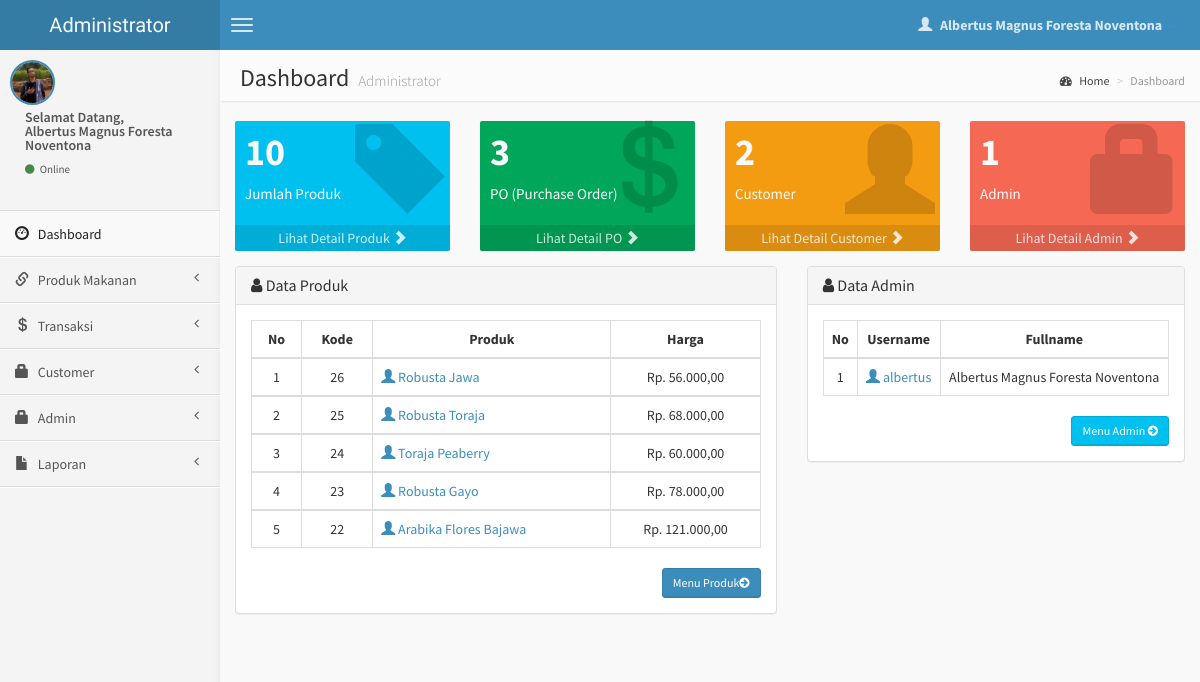
The page /admin/index.php (signed in) on the database its author committed.
### tables this page shows
CREATE TABLE `produk` (
  `kode` int(10) NOT NULL,
  `nama` varchar(30) NOT NULL,
  `jenis` varchar(10) NOT NULL,
  `harga` int(10) NOT NULL,
  `keterangan` varchar(500) NOT NULL,
  `stok` int(3) NOT NULL,
  `gambar` varchar(100) NOT NULL
);

CREATE TABLE `user` (
  `user_id` int(10) NOT NULL,
  `username` varchar(30) NOT NULL,
  `pw` text NOT NULL,
  `fullname` varchar(50) NOT NULL,
  `gambar` varchar(40) NOT NULL
);

### admin/index.php (the view, shortened to what this page needs)
<?php
if (empty($_SESSION['username'])) {
  header('location:../index.php');
} else {
?>
  <!DOCTYPE html>
  <html>
  <head>
    <link href="../dist/css/bootstrap.min.css" rel="stylesheet" type="text/css" />
    <link href="//cdnjs.cloudflare.com/ajax/libs/font-awesome/4.1.0/css/font-awesome.min.css" rel="stylesheet" type="text/css" />
    <link href="//code.ionicframework.com/ionicons/1.5.2/css/ionicons.min.css" rel="stylesheet" type="text/css" />
    <link href="../css/morris/morris.css" rel="stylesheet" type="text/css" />
    <link href="../css/jvectormap/jquery-jvectormap-1.2.2.css" rel="stylesheet" type="text/css" />
    <link href="../css/datepicker/datepicker3.css" rel="stylesheet" type="text/css" />
    <link href="../css/daterangepicker/daterangepicker-bs3.css" rel="stylesheet" type="text/css" />
    <link href="../css/bootstrap-wysihtml5/bootstrap3-wysihtml5.min.css" rel="stylesheet" type="text/css" />
    <link href="../css/AdminLTE.css" rel="stylesheet" type="text/css" />
  </head>
  <body class="skin-blue">
    <header class="header">
      <a href="index.html" class="logo">
        Administrator
      </a>
      <nav class="navbar navbar-static-top" role="navigation">
        <a href="#" class="navbar-btn sidebar-toggle" data-toggle="offcanvas" role="button">
          <span class="icon-bar"></span>
          <span class="icon-bar"></span>
          <span class="icon-bar"></span>
        </a>
        <div class="navbar-right">
          <ul class="nav navbar-nav">
            <li class="dropdown user user-menu">
              <a href="#" class="dropdown-toggle" data-toggle="dropdown">
                <i class="glyphicon glyphicon-user"></i>
                <span><?php echo $_SESSION['fullname']; ?> <i class="caret"></i></span>
              </a>
              <?php } ?>
            </li>
          </ul>
        </div>
      </nav>
    </header>
    <div class="wrapper row-offcanvas row-offcanvas-left">
      <aside class="left-side sidebar-offcanvas">
        <section class="sidebar">
          <div class="user-panel">
            <div class="pull-left image">
              <img src="<?php echo $_SESSION['gambar']; ?>" class="img-circle" alt="User Image" style="border: 2px solid #3C8DBC;" />
            </div>
            <div class="pull-left info">
              <p>Selamat Datang,<br /><?php echo $_SESSION['fullname']; ?></p>
              <a href="#"><i class="fa fa-circle text-success"></i> Online</a>
            </div>
          </div>
          <?php include "menu.php"; ?>
        </section>
      </aside>
      <aside class="right-side">
        <section class="content-header">
          <h1>
            Dashboard
            <small>Administrator</small>
          </h1>
          <ol class="breadcrumb">
            <li><a href="#"><i class="fa fa-dashboard"></i> Home</a></li>
            <li class="active">Dashboard</li>
          </ol>
        </section>
        <section class="content">
          <div class="row">
            <div class="col-lg-3 col-xs-6">
              <?php $tampil = mysqli_query($koneksi, "select * from produk order by kode desc");
              $total = mysqli_num_rows($tampil);
              ?>
              <div class="small-box bg-aqua">
                <div class="inner">
                  <h3>
                    <?php echo "$total"; ?>
                  </h3>
                  <p>
                    Jumlah Produk
                  </p>
                </div>
                <div class="icon">
                  <span class="glyphicon glyphicon-tag"></span>
                </div>
                <a href="produk.php" class="small-box-footer">
                  Lihat Detail Produk <span class="glyphicon glyphicon-chevron-right"></span>
                </a>
              </div>
            </div>
            <div class="col-lg-3 col-xs-6">
              <?php $tampil1 = mysqli_query($koneksi, "SELECT * FROM po_terima ORDER BY no_po DESC");
              $dept = mysqli_num_rows($tampil1);
              ?>
              <div class="small-box bg-green">
                <div class="inner">
                  <h3>
                    <?php echo "$dept"; ?>
                  </h3>
                  <p>
                    PO (Purchase Order)
                  </p>
                </div>
                <div class="icon">
                  <span class="glyphicon glyphicon-usd"></span>
                </div>
                <a href="po-terima.php" class="small-box-footer">
                  Lihat Detail PO <span class="glyphicon glyphicon-chevron-right"></span>
                </a>
              </div>
            </div>
            <div class="col-lg-3 col-xs-6">
              <?php $tampil2 = mysqli_query($koneksi, "SELECT * FROM customer ORDER BY kd_cus DESC");
              $pel = mysqli_num_rows($tampil2);
              ?>
              <div class="small-box bg-yellow">
                <div class="inner">
                  <h3>
                    <?php echo "$pel"; ?>
                  </h3>
                  <p>
                    Customer
                  </p>
                </div>
                <div class="icon">
                  <span class="glyphicon glyphicon-user"></span>
                </div>
                <a href="customer.php" class="small-box-footer">
                  Lihat Detail Customer <span class="glyphicon glyphicon-chevron-right"></span>
                </a>
              </div>
            </div>
            <div class="col-lg-3 col-xs-6">
              <?php $tampil3 = mysqli_query($koneksi, "SELECT * FROM user ORDER BY user_id DESC");
              $user = mysqli_num_rows($tampil3);
              ?>
              <div class="small-box bg-red">
                <div class="inner">
                  <h3>
                    <?php echo "$user"; ?>
                  </h3>
                  <p>
                    Admin
                  </p>
                </div>
                <div class="icon">
                  <span class="glyphicon glyphicon-lock"></span>
                </div>
                <a href="admin.php" class="small-box-footer">
                  Lihat Detail Admin <span class="glyphicon glyphicon-chevron-right"></span>
                </a>
              </div>
            </div>
          </div>
          <div class="row">
            <section class="col-lg-7 connectedSortable">
              <div class="panel panel-default">
                <div class="panel-heading">
                  <h3 class="panel-title"><i class="fa fa-user"></i> Data Produk </h3>
                </div>
                <div class="panel-body">
                  <?php
                  $query1 = "select * from produk order by kode DESC limit 5";
                  $hasil = mysqli_query($koneksi, $query1) or die(mysqli_error($koneksi));
                  ?>
                  <table id="example" class="table table-hover table-bordered">
                    <thead>
                      <tr>
                        <th>
                          <center>No </center>
                        </th>
                        <th>
                          <center>Kode </center>
                        </th>
                        <th>
                          <center>Produk</i></center>
                        </th>
                        <th>
                          <center>Harga </center>
                        </th>
                      </tr>
                    </thead>
                    <?php
                    $no = 0;
                    while ($data = mysqli_fetch_array($hasil)) {
                      $no++; ?>
                      <tbody>
                        <td>
                          <center><?php echo $no; ?></center>
                        </td>
                        <td>
                          <center><?php echo $data['kode']; ?></center>
                        </td>
                        <td><a href="detail-karyawan.php?hal=edit&kd=<?php echo $data['kode']; ?>"><span class="glyphicon glyphicon-user"></span> <?php echo $data['nama']; ?></td>
                        <td>
                          <center>Rp. <?php echo number_format($data['harga'], 2, ",", "."); ?></center>
                        </td>
                </div>
              <?php
                    }
              ?>
              </tbody>
              <div class="text-right">
                <a href="produk.php" class="btn btn-sm btn-primary">Menu Produk<i class="fa fa-arrow-circle-right"></i></a>
              </div>
        <section class="col-lg-5 connectedSortable">
          <div class="panel panel-default">
            <div class="panel-heading">
              <h3 class="panel-title"><i class="fa fa-user"></i> Data Admin </h3>
            </div>
            <div class="panel-body">
              <?php
              $query2 = "select * from user order by user_id desc limit 5";
              $hasil1 = mysqli_query($koneksi, $query2) or die(mysqli_error($koneksi));
              ?>
              <table id="example" class="table table-hover table-bordered">
                <thead>
                  <tr>
                    <th>
                      <center>No </center>
                    </th>
                    <th>
                      <center>Username </center>
                    </th>
                    <th>
                      <center>Fullname </center>
                    </th>
                  </tr>
                </thead>
                <?php
                $no = 0;
                while ($data1 = mysqli_fetch_array($hasil1)) {
                  $no++; ?>
                  <tbody>
                    <tr>
                      <td>
                        <center><?php echo $no; ?></center>
                      </td>
                      <td>
                        <center><a href="detail-admin.php?hal=edit&kd=<?php echo $data1['user_id']; ?>"><span class="glyphicon glyphicon-user"></span> <?php echo $data1['username']; ?></a></center>
                      </td>
                      <td>
                        <center><?php echo $data1['fullname']; ?></center>
                      </td>
                    </tr>
            </div>
          <?php
                }
          ?>
          <div class="text-right">
            <a href="admin.php" class="btn btn-sm btn-info">Menu Admin <i class="fa fa-arrow-circle-right"></i></a>
          </div>
          </div>
        </section>
  </body>
  </html>

### rows shown on the page
produk: kode "26", nama "Robusta Jawa", harga "56.000,00"
produk: kode "25", nama "Robusta Toraja", harga "68.000,00"
produk: kode "24", nama "Toraja Peaberry", harga "60.000,00"
produk: kode "23", nama "Robusta Gayo", harga "78.000,00"
produk: kode "22", nama "Arabika Flores Bajawa", harga "121.000,00"
user: username "albertus", fullname "Albertus Magnus Foresta Noventona"

### other values the page prints
$_SESSION['fullname'] "Albertus Magnus Foresta Noventona"
$total "10"
$dept "3"
$pel "2"
$user "1"
